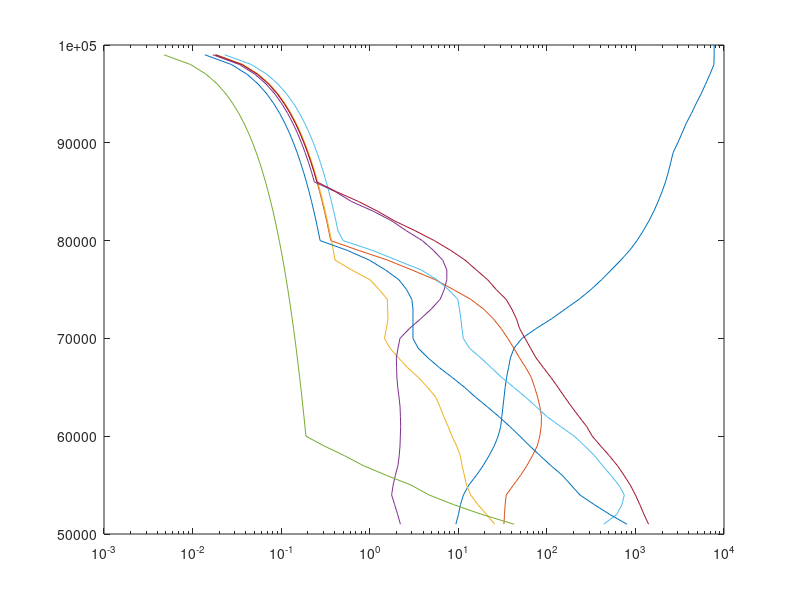

This figure's MATLAB source:
Electron =[...
 8.81905499084755e+000    5.01732167300938e+001
 9.92868289859101e+000    5.17850130830009e+001
 1.09618507851006e+001    5.37195723895468e+001
 1.33489265984153e+001    5.51155817990319e+001
 1.65762446603087e+001    5.61888282548781e+001
 2.05855582905800e+001    5.74771276849511e+001
 2.36295002203953e+001    5.84435816228793e+001
 2.71246892641213e+001    5.95175620479208e+001
 2.99396639850328e+001    6.08069624317867e+001
 3.17828422962174e+001    6.28494152100436e+001
 3.44190897320245e+001    6.56443699057951e+001
 3.95369536684918e+001    6.84387741246500e+001
 4.53851149074307e+001    6.95127545496916e+001
 5.74710240804312e+001    7.03707645390123e+001
 8.18801790894670e+001    7.12276735745401e+001
 1.42017756009912e+002    7.27279066097596e+001
 2.32205570650877e+002    7.40136371476489e+001
 3.57966302008138e+002    7.55149711366614e+001
 5.85439779770873e+002    7.74458605972307e+001
 8.50853057874133e+002    7.89477450631397e+001
 1.26150139684188e+003    8.12021314465432e+001
 1.76351346291511e+003    8.37796477681832e+001
 2.23454710680255e+003    8.62505550642040e+001
 2.66967332161979e+003    8.90445922984612e+001
 3.65976729538292e+003    9.18373450866267e+001
 4.82251895134489e+003    9.39853059367098e+001
 6.35495915183345e+003    9.62407932739063e+001
 7.74013649172587e+003    9.80669086318447e+001
 7.74013649172587e+003    100]

HCO3m = [...
 3.22508797909384e+001    5.00535797512578e+001
 3.42609431683938e+001    5.39239828104414e+001
 4.33918541387827e+001    5.52120987482155e+001
 6.18500275571963e+001    5.72517991419900e+001
 8.15005179187426e+001    5.93997599920731e+001
 8.82419852091832e+001    6.16570822522579e+001
 8.16314741528290e+001    6.34857665023799e+001
 6.71360449057453e+001    6.59607106289749e+001
 4.71800104101299e+001    6.82220697197339e+001
 3.58605117372294e+001    7.00525888928442e+001
 1.77011242849689e+001    7.32849892290021e+001
 9.44541838933642e+000    7.47962318021513e+001
 4.84572111350857e+000    7.62003148727848e+001
 2.58515756198751e+000    7.71739250103673e+001
 1.55164234249550e+000    7.80389077070435e+001
 7.35742550526727e-001    7.90136187984190e+001
 3.62848145985642e-001    7.99879629051969e+001
 0 100]

CO4m = [...
 3.16221085670983e+001    4.99462367564433e+001
 2.26576780568247e+001    5.15622534322235e+001
 1.59186995502675e+001    5.31784536003024e+001
 1.28307817166879e+001    5.43632633738362e+001
 1.11925761130620e+001    5.67301305364214e+001
 1.03532267859013e+001    5.83437618123167e+001
 8.51191046583040e+000    5.99584940420051e+001
 6.86308489849904e+000    6.20035157124455e+001
 5.53365011451755e+000    6.40485373828860e+001
 4.12331019777290e+000    6.53416076127285e+001
 2.62599915621640e+000    6.70662517294149e+001
 1.80898941393587e+000    6.85751089026793e+001
 1.45814228825284e+000    6.98674451633265e+001
 1.60994300017345e+000    7.19095309569857e+001
 1.57995636509401e+000    7.40602441915513e+001
 1.29857778111790e+000    7.49222910114462e+001
 1.00630670271133e+000    7.59999412824644e+001
 6.79533657143342e-001    7.67562965382343e+001
 4.07915891079913e-001    7.79438586962505e+001
 0 100]

O2m = [...
 2.36446801974813e+000    5.00779842270020e+001
 1.76363268232612e+000    5.39516901475645e+001
 1.87181189650635e+000    5.54565104902547e+001
 2.10741536535424e+000    5.71758333302751e+001
 2.19326023371396e+000    5.87883636523775e+001
 2.23885640271205e+000    6.11537628765721e+001
 2.19706286104222e+000    6.31969496240243e+001
 2.03290272655068e+000    6.55632663097130e+001
 1.99537528171582e+000    6.81440854927319e+001
 2.20301185180875e+000    7.00786447992778e+001
 2.90170870382804e+000    7.11513407782275e+001
 4.30071031262263e+000    7.25455152647243e+001
 6.12834823049610e+000    7.38325302487055e+001
 7.17562046111303e+000    7.53364331299015e+001
 7.61479957149679e+000    7.65186740112517e+001
 7.18198995559635e+000    7.75944893592816e+001
 6.51140307189907e+000    7.81330392563424e+001
 5.24765243673837e+000    7.89952695685362e+001
 3.68624206310454e+000    8.01813637881618e+001
 2.39351620323343e+000    8.11531390027560e+001
 1.15779443929526e+000    8.28803520116261e+001
 6.29956850313268e-001    8.39613051440231e+001
 2.40732949520325e-001    8.57982465475924e+001
 0 100]

NO3m = [...
 8.12014876132275e+001    5.00449556132129e+001
 4.87360403167975e+001    5.08024118227758e+001
 2.86804363919434e+001    5.14525250375242e+001
 1.65496524347176e+001    5.21028217445714e+001
 9.00391782058204e+000    5.29687219027417e+001
 4.44067415105738e+000    5.40505924966329e+001
 1.69689625568090e+000    5.57800074130889e+001
 7.89063942727258e-001    5.70774814581032e+001
 4.12822592070620e-001    5.83738545493246e+001
 1.91964253003446e-001    5.96713285943389e+001
 0 100]

Clm = [...
 2.63941389896509e+002    5.00339460752832e+001
 5.35710917051423e+002    5.15327111721121e+001
 6.78368999986192e+002    5.23907211614329e+001
 7.19827297594452e+002    5.33579090685564e+001
 7.48864410333353e+002    5.40027010066388e+001
 6.52892366736273e+002    5.49717238367506e+001
 5.58098558184744e+002    5.57258771849345e+001
 4.49800291718419e+002    5.66956339842417e+001
 3.55494488190844e+002    5.78806272500743e+001
 2.70123816621582e+002    5.89584610133913e+001
 1.47024264227319e+002    6.08996260426950e+001
 1.03269269187883e+002    6.18706672880939e+001
 6.70680023915526e+001    6.33800749382548e+001
 4.35571683635104e+001    6.48894825884158e+001
 2.88469299295435e+001    6.61836537720512e+001
 1.98711359028320e+001    6.75849844582023e+001
 1.34218813610074e+001    6.89864986366522e+001
 1.12513688151769e+001    7.00634149384750e+001
 1.08246986686270e+001    7.16766792297727e+001
 1.04115688370617e+001    7.26447845983904e+001
 1.00154757052621e+001    7.39354694283481e+001
 7.91494720133659e+000    7.49054097199541e+001
 6.63386440627428e+000    7.55522200733235e+001
 3.27260861938734e+000    7.72792495898947e+001
 2.48596855554985e+000    7.76043979434183e+001
 1.71194686260153e+000    7.82530432197761e+001
 1.22611544838396e+000    7.87937950244228e+001
 7.50467107823041e-001    7.94435412545735e+001
 4.59337561292933e-001    8.00932874847243e+001
 0 100];

Summa = [...
 1.57738175281693e+003    4.99097217889765e+001
 1.22292845932060e+003    5.21701634182413e+001
 1.02537981319040e+003    5.37847121556308e+001
 8.94008220497593e+002    5.48612614728560e+001
 7.94832479344010e+002    5.56150478364423e+001
 6.66268408513248e+002    5.65844376511518e+001
 5.69580653248536e+002    5.75536439735624e+001
 4.50104464288873e+002    5.84160577780551e+001
 3.92387371568655e+002    5.91700276339402e+001
 3.28890962148941e+002    5.99243644744230e+001
 2.86741358933062e+002    6.08933873045348e+001
 2.40350818765348e+002    6.17552506321310e+001
 2.01474098838801e+002    6.27246404468404e+001
 1.72221961539528e+002    6.34787937950244e+001
 1.44371176829490e+002    6.45557100968472e+001
 1.23415059030284e+002    6.54173899321445e+001
 1.05500814843655e+002    6.62790697674419e+001
 8.67155609981906e+001    6.72486430744502e+001
 7.55959866071086e+001    6.80026129303353e+001
 6.46283542074314e+001    6.90793457398593e+001
 5.63457931162425e+001    7.00483685699711e+001
 4.91246982974129e+001    7.10173914000829e+001
 4.45491865284128e+001    7.22011002198238e+001
 3.80875015196951e+001    7.33853595164611e+001
 3.32049274080220e+001    7.42468558594596e+001
 2.67592950959844e+001    7.50015596845400e+001
 2.33279389581981e+001    7.57555295404252e+001
 1.91709748488853e+001    7.62949968989801e+001
 1.57560998031279e+001    7.70495172317618e+001
 1.26975770497189e+001    7.78042210568422e+001
 1.06419466139285e+001    7.83435049230984e+001
 8.74558576496556e+000    7.88829722816533e+001
 6.77549775000865e+000    7.93154636299915e+001
 5.46002950961790e+000    7.99626409679586e+001
 4.31399546376960e+000    8.03949488239979e+001
 3.54510548396406e+000    8.08268896954395e+001
 2.85657905891874e+000    8.12590140591799e+001
 2.25699679468162e+000    8.16913219152192e+001
 1.78326397629313e+000    8.21236297712585e+001
 1.46543012267988e+000    8.25555706427001e+001
 1.18086581334413e+000    8.30952214935539e+001
 9.33007734319679e-001    8.35275293495932e+001
 7.66716345275747e-001    8.39594702210348e+001
 6.05760661896101e-001    8.42842515899608e+001
 5.27994466732025e-001    8.46081154973926e+001
 4.33870877305884e-001    8.49325298817209e+001
 3.70814247638261e-001    8.52565772814515e+001
 2.98782494862931e-001    8.55811751580786e+001
 2.55358937036859e-001    8.59052225578093e+001
 0 100]

CO3m = [...
 1.10757235622858e+003    5.00205511374688e+001
 8.75209150319272e+002    5.07754384548481e+001
 6.64918564197456e+002    5.14231662697117e+001
 4.95327768235316e+002    5.20710775768741e+001
 3.61828564872899e+002    5.28266988634487e+001
 2.59189456186213e+002    5.37975566165488e+001
 2.21520153157690e+002    5.41216040162794e+001
 9.71858998753371e+001    5.73551053062303e+001
 6.43721876970856e+001    5.89718559512057e+001
 4.43426213193441e+001    6.03731866373568e+001
 3.23970103104152e+001    6.15589138723848e+001
 2.27574565131280e+001    6.27450080920104e+001
 1.47791562208786e+001    6.41468892550580e+001
 1.01801548607462e+001    6.54406934540957e+001
 6.74180204183490e+000    6.66273381506178e+001
 4.64387735000844e+000    6.79211423496556e+001
 3.52866757538411e+000    6.89989761129725e+001
 3.07618498570563e+000    6.97529459688577e+001
 3.07904567385207e+000    7.21185286853511e+001
 3.08099766816061e+000    7.37314259920511e+001
 2.73944232433722e+000    7.47002653298641e+001
 2.20804384039250e+000    7.58850751033979e+001
 1.58169292805195e+000    7.68559328564980e+001
 1.06816779018894e+000    7.78273410864946e+001
 7.35618218590432e-001    7.85835128499657e+001
 4.59182328996317e-001    7.92330755878176e+001
 2.75595055663488e-001    7.99905317973805e+001
 0 100]

%%

interpolate_concentration = @(data) [(51000:1000:100000)', interp1(data(:,2), data(:,1), (51:1:100)', 'linear')];


%%

Electron = interpolate_concentration(Electron);
HCO3m = interpolate_concentration(HCO3m);
CO4m = interpolate_concentration(CO4m);
O2m = interpolate_concentration(O2m);
NO3m = interpolate_concentration(NO3m);
Clm = interpolate_concentration(Clm);
Summa = interpolate_concentration(Summa);
CO3m = interpolate_concentration(CO3m);

%%

fi = 2;
si = 1;

semilogx(Electron(:,fi), Electron(:,si)); hold on;
semilogx(HCO3m(:,fi), HCO3m(:,si)); hold on;
semilogx(CO4m(:,fi), CO4m(:,si)); hold on;
semilogx(O2m(:,fi), O2m(:,si)); hold on;
semilogx(NO3m(:,fi), NO3m(:,si)); hold on;
semilogx(Clm(:,fi), Clm(:,si)); hold on;
semilogx(Summa(:,fi), Summa(:,si)); hold on;
semilogx(CO3m(:,fi), CO3m(:,si)); hold on;

%%

represent_concentration = @(title, data) [title, ': ', '[', sprintf('%g ', data(:,2)), ']'];

disp(represent_concentration('e', Electron));
disp(represent_concentration('CO_4^-', CO4m));
disp(represent_concentration('O_2^-', O2m));
disp(represent_concentration('NO_3^-', NO3m));
disp(represent_concentration('CO_3^-', CO3m));
